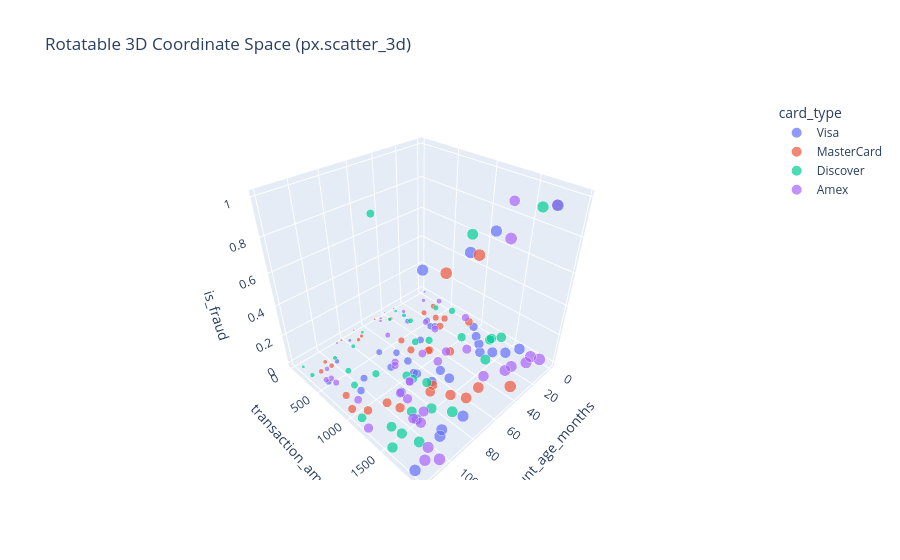

The cell this chart's notebook holds for it:
### Markdown cell above
### Interactive 3D Scatter: `px.scatter_3d()`
**Explanation**: Renders rotatable 3D coordinate space mapping Account Age vs Amount vs Fraud.

**Syntax**: `px.scatter_3d(df, x='age', y='amount', z='fraud', color='card')`

### Code cell
fig = px.scatter_3d(df.head(150), x='account_age_months', y='transaction_amount', z='is_fraud', color='card_type', size='transaction_amount', title='Rotatable 3D Coordinate Space (px.scatter_3d)')
fig.show()
print('px.scatter_3d model ready.')

### Figure 1 — Plotly figure (JSON) as saved in the notebook; plotly's stock layout.template omitted (floating-point values rounded to 4 significant figures)
{"data": [{"hovertemplate": "card_type=Visa<br>account_age_months=%{x}<br>transaction_amount=%{marker.size}<br>is_fraud=%{z}<extra></extra>", "legendgroup": "Visa", "marker": {"color": "#636efa", "size": [1216.0, 1264.0, 363.5, 679.9, 1805.0, 1145.0, 320.6, 507.1, 726.1, 1361.0, 1790.0, 1753.0, 1042.0, 806.3, 1879.0, 627.2, 521.4, 1544.0, 1134.0, 1620.0, 1336.0, 838.8, 717.8, 1072.0, 75.02, 144.3, 1002.0, 1790.0, 662.9, 1243.0, 865.5, 1898.0, 536.5, 1501.0, 1436.0, 1881.0, 1814.0], "sizemode": "area", "sizeref": 4.898, "symbol": "circle"}, "mode": "markers", "name": "Visa", "scene": "scene", "showlegend": true, "x": [56, 67, 36, 65, 109, 87, 99, 114, 96, 57, 94, 90, 70, 77, 119, 28, 25, 12, 13, 2, 24, 104, 44, 69, 0, 80, 6, 74, 26, 18, 65, 18, 73, 95, 18, 85, 62], "y": [1216.0, 1264.0, 363.5, 679.9, 1805.0, 1145.0, 320.6, 507.1, 726.1, 1361.0, 1790.0, 1753.0, 1042.0, 806.3, 1879.0, 627.2, 521.4, 1544.0, 1134.0, 1620.0, 1336.0, 838.8, 717.8, 1072.0, 75.02, 144.3, 1002.0, 1790.0, 662.9, 1243.0, 865.5, 1898.0, 536.5, 1501.0, 1436.0, 1881.0, 1814.0], "z": [0, 0, 0, 0, 1, 0, 0, 0, 0, 0, 0, 0, 0, 0, 0, 0, 0, 0, 0, 0, 0, 0, 0, 0, 0, 0, 0, 0, 0, 0, 0, 1, 0, 0, 0, 1, 1], "type": "scatter3d"}, {"hovertemplate": "card_type=MasterCard<br>account_age_months=%{x}<br>transaction_amount=%{marker.size}<br>is_fraud=%{z}<extra></extra>", "legendgroup": "MasterCard", "marker": {"color": "#EF553B", "size": [325.0, 1285.0, 559.9, 567.7, 1662.0, 900.9, 1661.0, 783.5, 1304.0, 1945.0, 51.76, 646.9, 908.9, 1147.0, 1350.0, 235.8, 1884.0, 964.2, 1088.0, 34.86, 73.44, 1938.0, 332.6, 375.4, 1525.0, 184.1, 1090.0, 205.5, 760.4, 707.7, 911.5, 389.2, 181.6], "sizemode": "area", "sizeref": 4.898, "symbol": "circle"}, "mode": "markers", "name": "MasterCard", "scene": "scene", "showlegend": true, "x": [112, 96, 18, 54, 62, 4, 50, 113, 69, 84, 52, 14, 48, 99, 74, 105, 35, 117, 111, 71, 84, 104, 104, 9, 67, 43, 38, 75, 56, 23, 47, 20, 71], "y": [325.0, 1285.0, 559.9, 567.7, 1662.0, 900.9, 1661.0, 783.5, 1304.0, 1945.0, 51.76, 646.9, 908.9, 1147.0, 1350.0, 235.8, 1884.0, 964.2, 1088.0, 34.86, 73.44, 1938.0, 332.6, 375.4, 1525.0, 184.1, 1090.0, 205.5, 760.4, 707.7, 911.5, 389.2, 181.6], "z": [0, 0, 0, 0, 0, 0, 0, 0, 0, 1, 0, 0, 0, 0, 0, 0, 0, 0, 0, 0, 0, 1, 0, 0, 0, 0, 0, 0, 0, 0, 0, 0, 0], "type": "scatter3d"}, {"hovertemplate": "card_type=Discover<br>account_age_months=%{x}<br>transaction_amount=%{marker.size}<br>is_fraud=%{z}<extra></extra>", "legendgroup": "Discover", "marker": {"color": "#00cc96", "size": [136.7, 609.8, 927.5, 18.19, 765.4, 249.3, 1353.0, 1237.0, 1454.0, 1395.0, 1509.0, 422.0, 1024.0, 1699.0, 1117.0, 1285.0, 260.7, 1681.0, 1399.0, 131.7, 1571.0, 1016.0, 112.4, 698.3, 1722.0, 182.0, 1283.0, 1096.0, 1519.0, 731.1, 1828.0, 522.8, 792.5, 303.3, 1900.0, 253.3, 381.8], "sizemode": "area", "sizeref": 4.898, "symbol": "circle"}, "mode": "markers", "name": "Discover", "scene": "scene", "showlegend": true, "x": [68, 3, 91, 67, 88, 33, 1, 70, 27, 109, 83, 9, 21, 105, 117, 9, 98, 76, 93, 118, 118, 75, 34, 48, 72, 44, 7, 74, 108, 104, 25, 99, 40, 118, 18, 82, 34], "y": [136.7, 609.8, 927.5, 18.19, 765.4, 249.3, 1353.0, 1237.0, 1454.0, 1395.0, 1509.0, 422.0, 1024.0, 1699.0, 1117.0, 1285.0, 260.7, 1681.0, 1399.0, 131.7, 1571.0, 1016.0, 112.4, 698.3, 1722.0, 182.0, 1283.0, 1096.0, 1519.0, 731.1, 1828.0, 522.8, 792.5, 303.3, 1900.0, 253.3, 381.8], "z": [0, 0, 1, 0, 0, 0, 0, 0, 0, 0, 0, 0, 0, 0, 0, 0, 0, 0, 0, 0, 0, 0, 0, 0, 1, 0, 0, 0, 0, 0, 1, 0, 0, 0, 1, 0, 0], "type": "scatter3d"}, {"hovertemplate": "card_type=Amex<br>account_age_months=%{x}<br>transaction_amount=%{marker.size}<br>is_fraud=%{z}<extra></extra>", "legendgroup": "Amex", "marker": {"color": "#ab63fa", "size": [124.2, 781.6, 913.7, 816.4, 354.7, 1894.0, 1254.0, 819.0, 701.8, 1869.0, 1557.0, 1594.0, 895.1, 570.0, 1597.0, 338.7, 33.01, 1953.0, 1060.0, 1482.0, 1959.0, 1798.0, 1780.0, 385.6, 1147.0, 53.98, 1708.0, 1874.0, 530.8, 483.9, 76.41, 464.1, 1719.0, 1797.0, 1470.0, 201.4, 1255.0, 1103.0, 1200.0, 90.61, 1103.0, 188.0, 1095.0], "sizemode": "area", "sizeref": 4.898, "symbol": "circle"}, "mode": "markers", "name": "Amex", "scene": "scene", "showlegend": true, "x": [50, 72, 110, 74, 1, 18, 119, 2, 28, 111, 95, 29, 53, 111, 40, 108, 41, 105, 40, 88, 63, 10, 3, 57, 88, 33, 26, 1, 27, 111, 88, 114, 20, 104, 96, 9, 88, 51, 28, 48, 77, 30, 77], "y": [124.2, 781.6, 913.7, 816.4, 354.7, 1894.0, 1254.0, 819.0, 701.8, 1869.0, 1557.0, 1594.0, 895.1, 570.0, 1597.0, 338.7, 33.01, 1953.0, 1060.0, 1482.0, 1959.0, 1798.0, 1780.0, 385.6, 1147.0, 53.98, 1708.0, 1874.0, 530.8, 483.9, 76.41, 464.1, 1719.0, 1797.0, 1470.0, 201.4, 1255.0, 1103.0, 1200.0, 90.61, 1103.0, 188.0, 1095.0], "z": [0, 0, 0, 0, 0, 1, 0, 0, 0, 0, 0, 1, 0, 0, 0, 0, 0, 0, 0, 0, 1, 0, 0, 0, 0, 0, 0, 0, 0, 0, 0, 0, 0, 0, 0, 0, 0, 0, 0, 0, 0, 0, 0], "type": "scatter3d"}], "layout": {"scene": {"domain": {"x": [0.0, 1.0], "y": [0.0, 1.0]}, "xaxis": {"title": {"text": "account_age_months"}}, "yaxis": {"title": {"text": "transaction_amount"}}, "zaxis": {"title": {"text": "is_fraud"}}}, "legend": {"title": {"text": "card_type"}, "tracegroupgap": 0, "itemsizing": "constant"}, "title": {"text": "Rotatable 3D Coordinate Space (px.scatter_3d)"}}}
